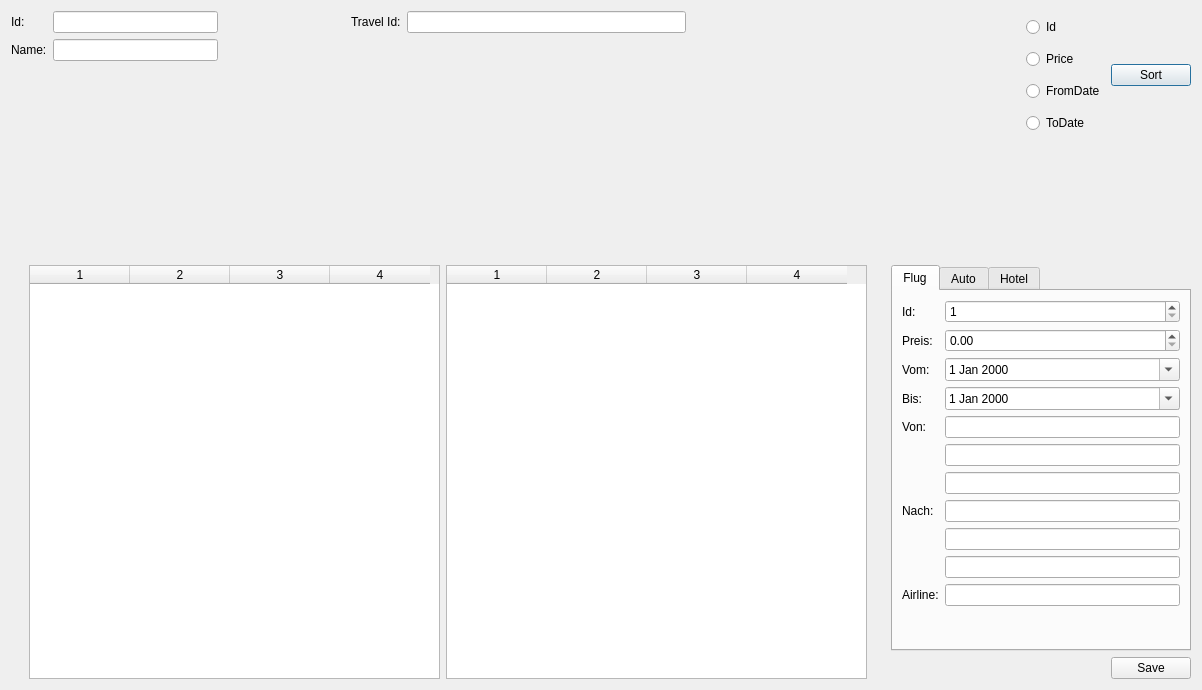
<?xml version="1.0" encoding="UTF-8"?>
<ui version="4.0">
 <class>KundenProfil</class>
 <widget class="QDialog" name="KundenProfil">
  <property name="geometry">
   <rect>
    <x>0</x>
    <y>0</y>
    <width>1202</width>
    <height>690</height>
   </rect>
  </property>
  <property name="windowTitle">
   <string>Dialog</string>
  </property>
  <layout class="QHBoxLayout" name="horizontalLayout_9">
   <item>
    <layout class="QVBoxLayout" name="verticalLayout_7">
     <item>
      <layout class="QHBoxLayout" name="horizontalLayout_8">
       <item>
        <layout class="QHBoxLayout" name="horizontalLayout_7">
         <item>
          <layout class="QVBoxLayout" name="verticalLayout_6">
           <item>
            <layout class="QFormLayout" name="formLayout_4">
             <item row="0" column="0">
              <widget class="QLabel" name="label">
               <property name="text">
                <string>Id:</string>
               </property>
              </widget>
             </item>
             <item row="0" column="1">
              <widget class="QLineEdit" name="lineEditId">
               <property name="maximumSize">
                <size>
                 <width>165</width>
                 <height>16777215</height>
                </size>
               </property>
               <property name="readOnly">
                <bool>true</bool>
               </property>
              </widget>
             </item>
             <item row="1" column="0">
              <widget class="QLabel" name="label_2">
               <property name="text">
                <string>Name:</string>
               </property>
              </widget>
             </item>
             <item row="1" column="1">
              <widget class="QLineEdit" name="lineEditName">
               <property name="maximumSize">
                <size>
                 <width>165</width>
                 <height>16777215</height>
                </size>
               </property>
               <property name="readOnly">
                <bool>true</bool>
               </property>
              </widget>
             </item>
            </layout>
           </item>
           <item>
            <spacer name="verticalSpacer">
             <property name="orientation">
              <enum>Qt::Vertical</enum>
             </property>
             <property name="sizeHint" stdset="0">
              <size>
               <width>208</width>
               <height>78</height>
              </size>
             </property>
            </spacer>
           </item>
          </layout>
         </item>
        </layout>
       </item>
       <item>
        <layout class="QVBoxLayout" name="verticalLayout_5">
         <item>
          <layout class="QHBoxLayout" name="horizontalLayout_3">
           <item>
            <widget class="QLabel" name="labelTravelId">
             <property name="text">
              <string>Travel Id:</string>
             </property>
            </widget>
           </item>
           <item>
            <widget class="QLineEdit" name="lineEditTravelId">
             <property name="readOnly">
              <bool>true</bool>
             </property>
            </widget>
           </item>
          </layout>
         </item>
         <item>
          <spacer name="verticalSpacer_4">
           <property name="orientation">
            <enum>Qt::Vertical</enum>
           </property>
           <property name="sizeHint" stdset="0">
            <size>
             <width>20</width>
             <height>98</height>
            </size>
           </property>
          </spacer>
         </item>
        </layout>
       </item>
       <item>
        <spacer name="horizontalSpacer_2">
         <property name="orientation">
          <enum>Qt::Horizontal</enum>
         </property>
         <property name="sizeHint" stdset="0">
          <size>
           <width>158</width>
           <height>20</height>
          </size>
         </property>
        </spacer>
       </item>
       <item>
        <layout class="QHBoxLayout" name="horizontalLayout_6">
         <item>
          <layout class="QVBoxLayout" name="verticalLayout_3">
           <item>
            <widget class="QRadioButton" name="radioButtonId">
             <property name="text">
              <string>Id</string>
             </property>
            </widget>
           </item>
           <item>
            <widget class="QRadioButton" name="radioButtonPrice">
             <property name="text">
              <string>Price</string>
             </property>
            </widget>
           </item>
           <item>
            <widget class="QRadioButton" name="radioButtonFromDate">
             <property name="text">
              <string>FromDate</string>
             </property>
            </widget>
           </item>
           <item>
            <widget class="QRadioButton" name="radioButtontoDate">
             <property name="text">
              <string>ToDate</string>
             </property>
            </widget>
           </item>
          </layout>
         </item>
         <item>
          <layout class="QVBoxLayout" name="verticalLayout_4">
           <item>
            <spacer name="verticalSpacer_2">
             <property name="orientation">
              <enum>Qt::Vertical</enum>
             </property>
             <property name="sizeHint" stdset="0">
              <size>
               <width>20</width>
               <height>40</height>
              </size>
             </property>
            </spacer>
           </item>
           <item>
            <widget class="QPushButton" name="pushButtonSort">
             <property name="text">
              <string>Sort</string>
             </property>
            </widget>
           </item>
           <item>
            <spacer name="verticalSpacer_3">
             <property name="orientation">
              <enum>Qt::Vertical</enum>
             </property>
             <property name="sizeHint" stdset="0">
              <size>
               <width>20</width>
               <height>28</height>
              </size>
             </property>
            </spacer>
           </item>
          </layout>
         </item>
        </layout>
       </item>
      </layout>
     </item>
     <item>
      <spacer name="verticalSpacer_5">
       <property name="orientation">
        <enum>Qt::Vertical</enum>
       </property>
       <property name="sizeHint" stdset="0">
        <size>
         <width>20</width>
         <height>40</height>
        </size>
       </property>
      </spacer>
     </item>
     <item>
      <layout class="QHBoxLayout" name="horizontalLayout_5">
       <item>
        <spacer name="horizontalSpacer_3">
         <property name="orientation">
          <enum>Qt::Horizontal</enum>
         </property>
         <property name="sizeHint" stdset="0">
          <size>
           <width>40</width>
           <height>20</height>
          </size>
         </property>
        </spacer>
       </item>
       <item>
        <widget class="QTableWidget" name="tableWidgetTravel">
         <property name="minimumSize">
          <size>
           <width>411</width>
           <height>414</height>
          </size>
         </property>
         <property name="maximumSize">
          <size>
           <width>411</width>
           <height>16777215</height>
          </size>
         </property>
         <property name="editTriggers">
          <set>QAbstractItemView::NoEditTriggers</set>
         </property>
         <property name="sortingEnabled">
          <bool>true</bool>
         </property>
         <property name="rowCount">
          <number>0</number>
         </property>
         <property name="columnCount">
          <number>4</number>
         </property>
         <attribute name="horizontalHeaderVisible">
          <bool>true</bool>
         </attribute>
         <attribute name="verticalHeaderVisible">
          <bool>false</bool>
         </attribute>
         <column/>
         <column/>
         <column/>
         <column/>
        </widget>
       </item>
       <item>
        <widget class="QTableWidget" name="tableWidgetBooking">
         <property name="minimumSize">
          <size>
           <width>421</width>
           <height>0</height>
          </size>
         </property>
         <property name="maximumSize">
          <size>
           <width>421</width>
           <height>16777215</height>
          </size>
         </property>
         <property name="editTriggers">
          <set>QAbstractItemView::NoEditTriggers</set>
         </property>
         <property name="sortingEnabled">
          <bool>true</bool>
         </property>
         <property name="columnCount">
          <number>4</number>
         </property>
         <attribute name="verticalHeaderVisible">
          <bool>false</bool>
         </attribute>
         <attribute name="verticalHeaderHighlightSections">
          <bool>true</bool>
         </attribute>
         <column/>
         <column/>
         <column/>
         <column/>
        </widget>
       </item>
       <item>
        <spacer name="horizontalSpacer_4">
         <property name="orientation">
          <enum>Qt::Horizontal</enum>
         </property>
         <property name="sizeHint" stdset="0">
          <size>
           <width>40</width>
           <height>20</height>
          </size>
         </property>
        </spacer>
       </item>
       <item>
        <layout class="QVBoxLayout" name="verticalLayout_2">
         <item>
          <widget class="QTabWidget" name="TabWidget">
           <property name="minimumSize">
            <size>
             <width>300</width>
             <height>0</height>
            </size>
           </property>
           <property name="currentIndex">
            <number>0</number>
           </property>
           <widget class="QWidget" name="Flug">
            <attribute name="title">
             <string>Flug</string>
            </attribute>
            <layout class="QVBoxLayout" name="verticalLayout">
             <item>
              <layout class="QFormLayout" name="formLayout">
               <item row="0" column="0">
                <widget class="QLabel" name="label_3">
                 <property name="text">
                  <string>Id:</string>
                 </property>
                </widget>
               </item>
               <item row="0" column="1">
                <widget class="QSpinBox" name="spinBoxFlugId">
                 <property name="enabled">
                  <bool>true</bool>
                 </property>
                 <property name="minimum">
                  <number>1</number>
                 </property>
                 <property name="maximum">
                  <number>999999</number>
                 </property>
                </widget>
               </item>
               <item row="1" column="0">
                <widget class="QLabel" name="label_4">
                 <property name="text">
                  <string>Preis:</string>
                 </property>
                </widget>
               </item>
               <item row="1" column="1">
                <widget class="QDoubleSpinBox" name="doubleSpinBoxFlugPreis">
                 <property name="maximum">
                  <double>9999999.990000000223517</double>
                 </property>
                </widget>
               </item>
               <item row="2" column="0">
                <widget class="QLabel" name="label_5">
                 <property name="text">
                  <string>Vom:</string>
                 </property>
                </widget>
               </item>
               <item row="2" column="1">
                <widget class="QDateEdit" name="dateEditFlugFrom">
                 <property name="calendarPopup">
                  <bool>true</bool>
                 </property>
                </widget>
               </item>
               <item row="4" column="0">
                <widget class="QLabel" name="label_6">
                 <property name="text">
                  <string>Von:</string>
                 </property>
                </widget>
               </item>
               <item row="4" column="1">
                <widget class="QLineEdit" name="lineEditFlugFrom"/>
               </item>
               <item row="7" column="0">
                <widget class="QLabel" name="label_7">
                 <property name="text">
                  <string>Nach:</string>
                 </property>
                </widget>
               </item>
               <item row="7" column="1">
                <widget class="QLineEdit" name="lineEditFlugTo"/>
               </item>
               <item row="10" column="0">
                <widget class="QLabel" name="label_8">
                 <property name="text">
                  <string>Airline:</string>
                 </property>
                </widget>
               </item>
               <item row="10" column="1">
                <widget class="QLineEdit" name="lineEditFlugAirline"/>
               </item>
               <item row="3" column="1">
                <widget class="QDateEdit" name="dateEditFlugTo">
                 <property name="calendarPopup">
                  <bool>true</bool>
                 </property>
                </widget>
               </item>
               <item row="3" column="0">
                <widget class="QLabel" name="label_22">
                 <property name="text">
                  <string>Bis:</string>
                 </property>
                </widget>
               </item>
               <item row="5" column="1">
                <widget class="QLineEdit" name="lineEditFlugFromStadtError">
                 <property name="styleSheet">
                  <string notr="true">color: rgb(255, 0, 0);</string>
                 </property>
                 <property name="readOnly">
                  <bool>true</bool>
                 </property>
                </widget>
               </item>
               <item row="8" column="1">
                <widget class="QLineEdit" name="lineEditFlugToStadtError">
                 <property name="styleSheet">
                  <string notr="true">color: rgb(255, 0, 0);</string>
                 </property>
                 <property name="readOnly">
                  <bool>true</bool>
                 </property>
                </widget>
               </item>
               <item row="6" column="1">
                <widget class="QLineEdit" name="lineEditFlugFromStadt">
                 <property name="readOnly">
                  <bool>true</bool>
                 </property>
                </widget>
               </item>
               <item row="9" column="1">
                <widget class="QLineEdit" name="lineEditFlugToStadt">
                 <property name="readOnly">
                  <bool>true</bool>
                 </property>
                </widget>
               </item>
              </layout>
             </item>
            </layout>
           </widget>
           <widget class="QWidget" name="Auto">
            <attribute name="title">
             <string>Auto</string>
            </attribute>
            <layout class="QHBoxLayout" name="horizontalLayout">
             <item>
              <layout class="QFormLayout" name="formLayout_2">
               <item row="0" column="0">
                <widget class="QLabel" name="label_9">
                 <property name="text">
                  <string>Id:</string>
                 </property>
                </widget>
               </item>
               <item row="0" column="1">
                <widget class="QSpinBox" name="spinBoxAutoId">
                 <property name="enabled">
                  <bool>true</bool>
                 </property>
                 <property name="minimum">
                  <number>1</number>
                 </property>
                 <property name="maximum">
                  <number>999999</number>
                 </property>
                </widget>
               </item>
               <item row="1" column="0">
                <widget class="QLabel" name="label_10">
                 <property name="text">
                  <string>Preis:</string>
                 </property>
                </widget>
               </item>
               <item row="1" column="1">
                <widget class="QDoubleSpinBox" name="doubleSpinBoxAutoPreis">
                 <property name="maximum">
                  <double>1000000.000000000000000</double>
                 </property>
                </widget>
               </item>
               <item row="2" column="0">
                <widget class="QLabel" name="label_11">
                 <property name="text">
                  <string>Vom:</string>
                 </property>
                </widget>
               </item>
               <item row="2" column="1">
                <widget class="QDateEdit" name="dateEditAutoFrom">
                 <property name="calendarPopup">
                  <bool>true</bool>
                 </property>
                </widget>
               </item>
               <item row="3" column="0">
                <widget class="QLabel" name="label_12">
                 <property name="text">
                  <string>Bis:</string>
                 </property>
                </widget>
               </item>
               <item row="3" column="1">
                <widget class="QDateEdit" name="dateEditAutoTo">
                 <property name="calendarPopup">
                  <bool>true</bool>
                 </property>
                </widget>
               </item>
               <item row="4" column="0">
                <widget class="QLabel" name="label_13">
                 <property name="text">
                  <string>Annahme</string>
                 </property>
                </widget>
               </item>
               <item row="4" column="1">
                <widget class="QLineEdit" name="lineEditAutoPickup"/>
               </item>
               <item row="5" column="0">
                <widget class="QLabel" name="label_14">
                 <property name="text">
                  <string>Abgabe:</string>
                 </property>
                </widget>
               </item>
               <item row="5" column="1">
                <widget class="QLineEdit" name="lineEditAutoReturn"/>
               </item>
               <item row="6" column="0">
                <widget class="QLabel" name="label_15">
                 <property name="text">
                  <string>Company:</string>
                 </property>
                </widget>
               </item>
               <item row="6" column="1">
                <widget class="QLineEdit" name="lineEditAutoCompany"/>
               </item>
              </layout>
             </item>
            </layout>
           </widget>
           <widget class="QWidget" name="Hotel">
            <attribute name="title">
             <string>Hotel</string>
            </attribute>
            <layout class="QHBoxLayout" name="horizontalLayout_2">
             <item>
              <layout class="QFormLayout" name="formLayout_3">
               <item row="0" column="0">
                <widget class="QLabel" name="label_16">
                 <property name="text">
                  <string>Id:</string>
                 </property>
                </widget>
               </item>
               <item row="0" column="1">
                <widget class="QSpinBox" name="spinBoxHotelId">
                 <property name="enabled">
                  <bool>true</bool>
                 </property>
                 <property name="minimum">
                  <number>1</number>
                 </property>
                 <property name="maximum">
                  <number>999999</number>
                 </property>
                </widget>
               </item>
               <item row="1" column="0">
                <widget class="QLabel" name="label_17">
                 <property name="text">
                  <string>Preis:</string>
                 </property>
                </widget>
               </item>
               <item row="1" column="1">
                <widget class="QDoubleSpinBox" name="doubleSpinBoxHotelPreis">
                 <property name="maximum">
                  <double>999999.989999999990687</double>
                 </property>
                </widget>
               </item>
               <item row="2" column="0">
                <widget class="QLabel" name="label_18">
                 <property name="text">
                  <string>Vom:</string>
                 </property>
                </widget>
               </item>
               <item row="2" column="1">
                <widget class="QDateEdit" name="dateEditHotelFrom">
                 <property name="calendarPopup">
                  <bool>true</bool>
                 </property>
                </widget>
               </item>
               <item row="3" column="0">
                <widget class="QLabel" name="label_19">
                 <property name="text">
                  <string>Bis:</string>
                 </property>
                </widget>
               </item>
               <item row="3" column="1">
                <widget class="QDateEdit" name="dateEditHotelTo">
                 <property name="calendarPopup">
                  <bool>true</bool>
                 </property>
                </widget>
               </item>
               <item row="4" column="0">
                <widget class="QLabel" name="label_20">
                 <property name="text">
                  <string>Hotel:</string>
                 </property>
                </widget>
               </item>
               <item row="4" column="1">
                <widget class="QLineEdit" name="lineEditHotelName"/>
               </item>
               <item row="5" column="0">
                <widget class="QLabel" name="label_21">
                 <property name="text">
                  <string>Stadt:</string>
                 </property>
                </widget>
               </item>
               <item row="5" column="1">
                <widget class="QLineEdit" name="lineEditHotelTown"/>
               </item>
              </layout>
             </item>
            </layout>
           </widget>
          </widget>
         </item>
         <item>
          <layout class="QHBoxLayout" name="horizontalLayout_4">
           <item>
            <spacer name="horizontalSpacer">
             <property name="orientation">
              <enum>Qt::Horizontal</enum>
             </property>
             <property name="sizeHint" stdset="0">
              <size>
               <width>168</width>
               <height>20</height>
              </size>
             </property>
            </spacer>
           </item>
           <item>
            <widget class="QPushButton" name="pushButtonSpeichern">
             <property name="enabled">
              <bool>true</bool>
             </property>
             <property name="text">
              <string>Save</string>
             </property>
            </widget>
           </item>
          </layout>
         </item>
        </layout>
       </item>
      </layout>
     </item>
    </layout>
   </item>
  </layout>
 </widget>
 <resources/>
 <connections/>
</ui>
